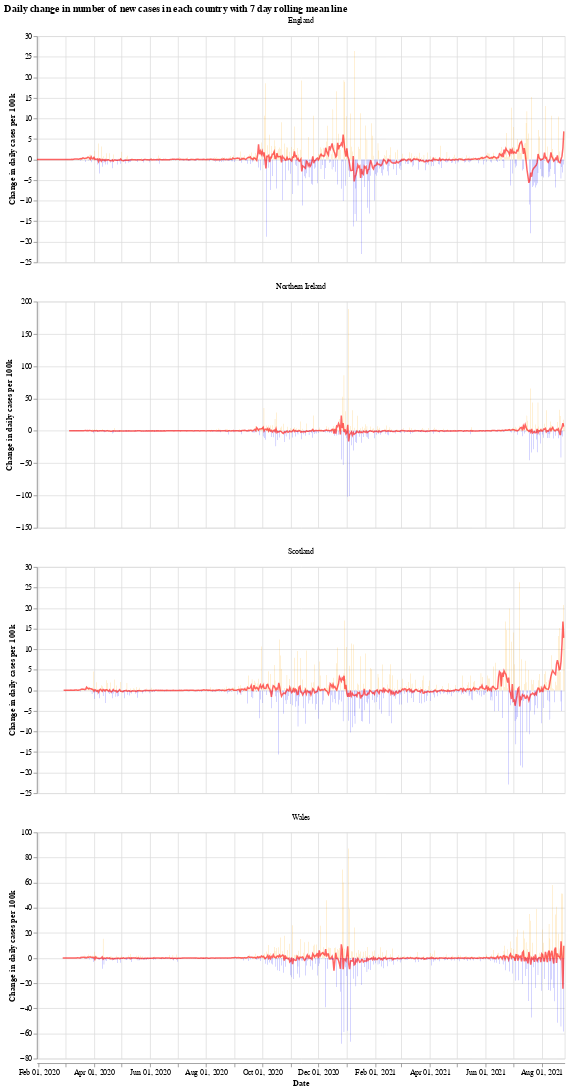

The notebook cell saved with this chart:
### Markdown cell above
We will use the Python library `Altair` for visualising the data, see the [altair docs](https://altair-viz.github.io/) for more information.

First we have a graph which shows the daily change in the number of new cases for each country. This number jumps up and down all over the place, which is likely due to delay in reporting of new cases over the weekend. Another interesting thing is that it looks like the daily cases in Wales experienced a much shorter period of calm over the summer (calm in the sense of daily cases not jumping up and down).

The orange bars are days when the number of new cases (per 100k population) was more than the previous day, while the blue are days when the number of new cases dropped. The red line is the 7 day moving average. 

When the moving average line is below 0, it means that there is a consistent drop in new cases. We can see this clearly happening around the times that lockdowns were introduced (though, to varying degrees). I will update the graphs soon with a marker of when each lockdown started.

### Code cell
# collapse
import altair as alt

bars = alt.Chart(uk_cases).mark_bar().encode(
    x=alt.X("yearmonthdate(date):T", axis=alt.Axis(title='Date')),
    y=alt.Y("casesChangeRate:Q", axis=alt.Axis(title='Change in daily cases per 100k')),
    tooltip='casesChange',
    color=alt.condition(
        alt.datum.casesChangeRate > 0,
        alt.value("orange"),  # The positive color
        alt.value("blue")  # The negative color
    )
).properties(title='Daily change in number of new cases with 7 day rolling mean',width=700).interactive()

line = alt.Chart(uk_cases).mark_line(
    color='red',
    size=2,
    opacity=0.6
).transform_window(
    rolling_mean='mean(casesChangeRate)',
    frame=[0, 7],
    groupby=['areaName']
).encode(
    x='yearmonthdate(date):T',
    y='rolling_mean:Q'
)

alt.layer(bars, line, data=uk_cases).facet(alt.Column(
    'areaName', title=''), columns=1).resolve_scale(y='independent').properties(title='Daily change in number of new cases in each country with 7 day rolling mean line')

### Figure 1 — Vega-Lite specification as saved in the notebook (floating-point values rounded to 4 significant figures; data arrays with more than 128 entries replaced by an {"elided": "..."} marker saying what was removed)
{"config": {"view": {"continuousWidth": 400, "continuousHeight": 300}}, "data": {"name": "data-83b1d7d2c36b91bdef87e1a0ec7f3905"}, "facet": {"type": "nominal", "field": "areaName", "title": ""}, "spec": {"layer": [{"mark": "bar", "encoding": {"color": {"condition": {"value": "orange", "test": "(datum.casesChangeRate > 0)"}, "value": "blue"}, "tooltip": {"type": "quantitative", "field": "casesChange"}, "x": {"type": "temporal", "axis": {"title": "Date"}, "field": "date", "timeUnit": "yearmonthdate"}, "y": {"type": "quantitative", "axis": {"title": "Change in daily cases per 100k"}, "field": "casesChangeRate"}}, "selection": {"selector001": {"type": "interval", "bind": "scales", "encodings": ["x", "y"]}}, "title": "Daily change in number of new cases with 7 day rolling mean", "width": 700}, {"mark": {"type": "line", "color": "red", "opacity": 0.6, "size": 2}, "encoding": {"x": {"type": "temporal", "field": "date", "timeUnit": "yearmonthdate"}, "y": {"type": "quantitative", "field": "rolling_mean"}}, "transform": [{"window": [{"op": "mean", "field": "casesChangeRate", "as": "rolling_mean"}], "frame": [0, 7], "groupby": ["areaName"]}]}]}, "columns": 1, "resolve": {"scale": {"y": "independent"}}, "title": "Daily change in number of new cases in each country with 7 day rolling mean line", "$schema": "https://vega.github.io/schema/vega-lite/v4.8.1.json", "datasets": {"data-83b1d7d2c36b91bdef87e1a0ec7f3905": {"elided": "2204 records"}}}
